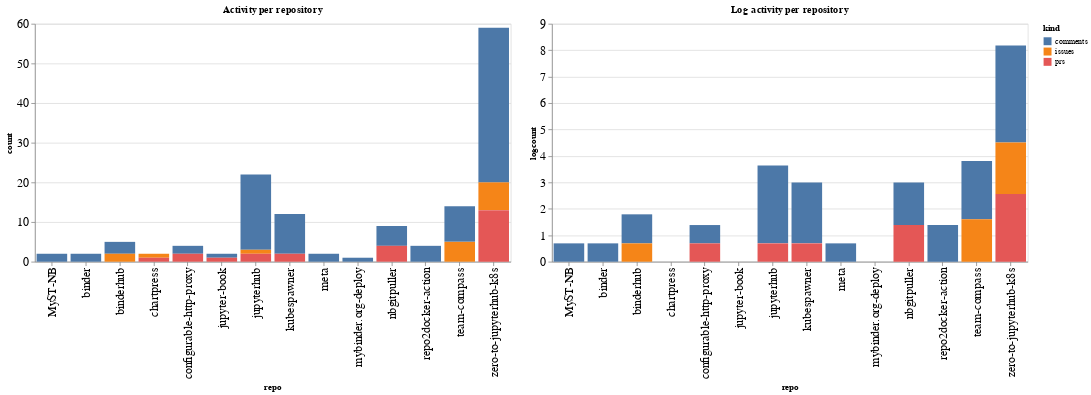

Notebook cell for this chart:
### Code cell
ch1 = alt.Chart(repo_summaries, width=600, title="Activity per repository").mark_bar().encode(
    x='repo',
    y='count',
    color='kind',
    tooltip="kind"
)

ch2 = alt.Chart(repo_summaries, width=600, title="Log activity per repository").mark_bar().encode(
    x='repo',
    y='logcount',
    color='kind',
    tooltip="kind"
)

ch1 | ch2

### Figure 1 — Vega-Lite specification as saved in the notebook (floating-point values rounded to 4 significant figures)
{"config": {"axisLeft": {"labelFontSize": 15}, "axisBottom": {"labelFontSize": 15}}, "hconcat": [{"mark": "bar", "encoding": {"color": {"type": "nominal", "field": "kind"}, "tooltip": {"type": "nominal", "field": "kind"}, "x": {"type": "nominal", "field": "repo"}, "y": {"type": "quantitative", "field": "count"}}, "title": "Activity per repository", "width": 600}, {"mark": "bar", "encoding": {"color": {"type": "nominal", "field": "kind"}, "tooltip": {"type": "nominal", "field": "kind"}, "x": {"type": "nominal", "field": "repo"}, "y": {"type": "quantitative", "field": "logcount"}}, "title": "Log activity per repository", "width": 600}], "data": {"name": "data-545193b5f63056fac29507fd08d66ec0"}, "$schema": "https://vega.github.io/schema/vega-lite/v4.8.1.json", "datasets": {"data-545193b5f63056fac29507fd08d66ec0": [{"repo": "MyST-NB", "kind": "comments", "count": 2, "logcount": 0.6931}, {"repo": "binder", "kind": "comments", "count": 2, "logcount": 0.6931}, {"repo": "binderhub", "kind": "comments", "count": 3, "logcount": 1.099}, {"repo": "binderhub", "kind": "issues", "count": 2, "logcount": 0.6931}, {"repo": "chartpress", "kind": "issues", "count": 1, "logcount": 0.0}, {"repo": "chartpress", "kind": "prs", "count": 1, "logcount": 0.0}, {"repo": "configurable-http-proxy", "kind": "comments", "count": 2, "logcount": 0.6931}, {"repo": "configurable-http-proxy", "kind": "prs", "count": 2, "logcount": 0.6931}, {"repo": "jupyter-book", "kind": "comments", "count": 1, "logcount": 0.0}, {"repo": "jupyter-book", "kind": "prs", "count": 1, "logcount": 0.0}, {"repo": "jupyterhub", "kind": "comments", "count": 19, "logcount": 2.944}, {"repo": "jupyterhub", "kind": "issues", "count": 1, "logcount": 0.0}, {"repo": "jupyterhub", "kind": "prs", "count": 2, "logcount": 0.6931}, {"repo": "kubespawner", "kind": "comments", "count": 10, "logcount": 2.303}, {"repo": "kubespawner", "kind": "prs", "count": 2, "logcount": 0.6931}, {"repo": "meta", "kind": "comments", "count": 2, "logcount": 0.6931}, {"repo": "mybinder.org-deploy", "kind": "comments", "count": 1, "logcount": 0.0}, {"repo": "nbgitpuller", "kind": "comments", "count": 5, "logcount": 1.609}, {"repo": "nbgitpuller", "kind": "prs", "count": 4, "logcount": 1.386}, {"repo": "repo2docker-action", "kind": "comments", "count": 4, "logcount": 1.386}, {"repo": "team-compass", "kind": "comments", "count": 9, "logcount": 2.197}, {"repo": "team-compass", "kind": "issues", "count": 5, "logcount": 1.609}, {"repo": "zero-to-jupyterhub-k8s", "kind": "comments", "count": 39, "logcount": 3.664}, {"repo": "zero-to-jupyterhub-k8s", "kind": "issues", "count": 7, "logcount": 1.946}, {"repo": "zero-to-jupyterhub-k8s", "kind": "prs", "count": 13, "logcount": 2.565}]}}
